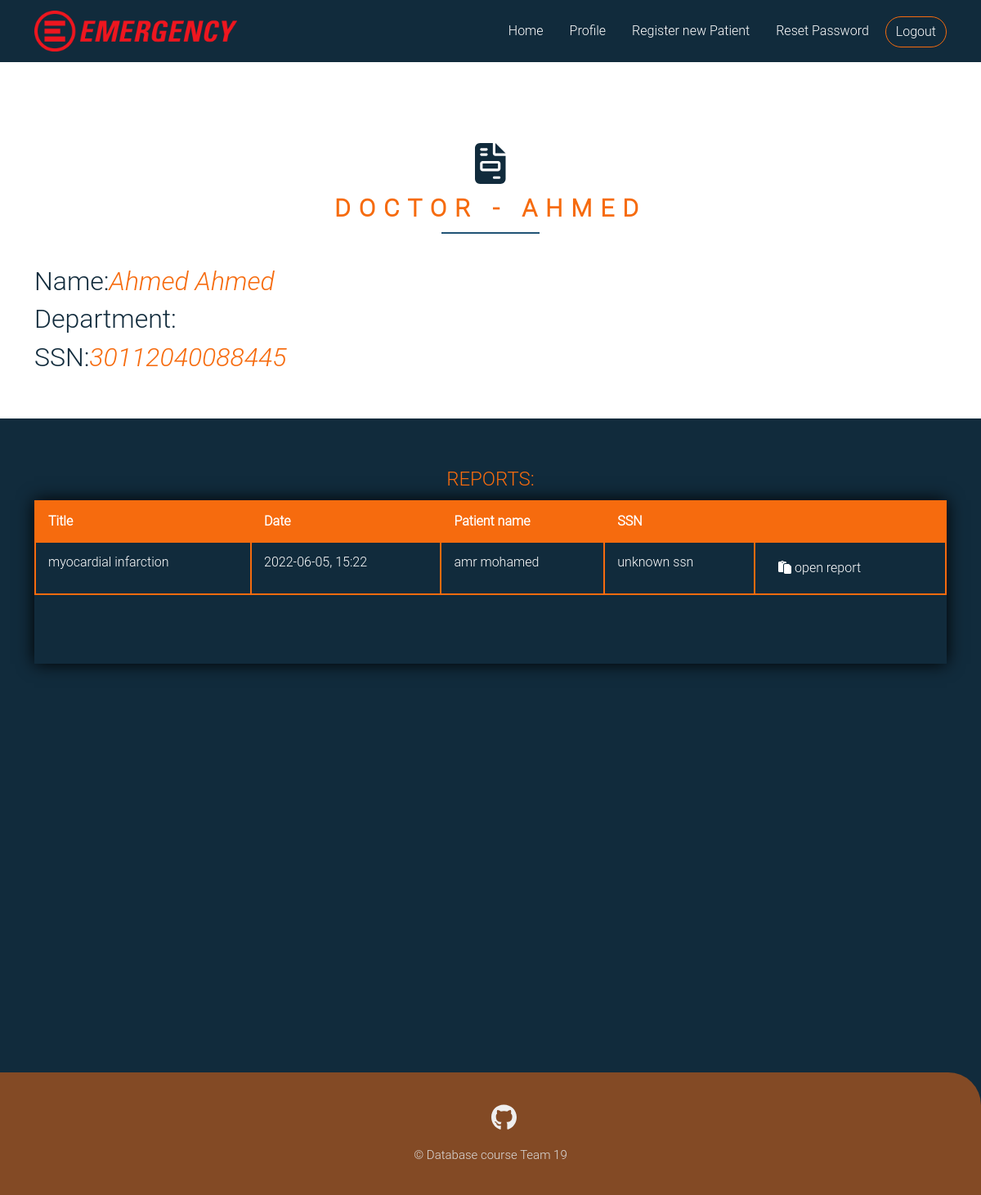
Screenshot of /profile/1 (signed in) with the database file from the repository.
### emergencydebartment/models.py (models this page shows, shortened)
class User(db.Model, UserMixin):
    __tablename__ = 'user_table'
    id = db.Column(db.Integer, primary_key=True)
    ssn = db.Column(db.Integer, unique=True,nullable=False)
    Fname = db.Column(db.String(20),nullable=False)
    Sname = db.Column(db.String(20))
    Lname = db.Column(db.String(20),nullable=False)
    gender = db.Column(db.String(6),nullable=False)
    phone = db.Column(db.String(11), default='Unknown')
    address = db.Column(db.String(70), default='Unknown')
    birth_date = db.Column(db.DateTime,nullable=False)
    user_role = db.Column(db.String(15), nullable=False, default='Patient')
    password = db.Column(db.String(61),nullable=False)

class Report(db.Model):
    id = db.Column(db.Integer, primary_key=True)
    patient_id = db.Column(db.Integer, db.ForeignKey('patient.id'),nullable = False, default=99999999999999)
    doctor_id =  db.Column(db.Integer, db.ForeignKey('doctor.id'),nullable = False)
    patient_ssn = db.Column(db.Integer,nullable=False, default=99999999999999)
    date =  db.Column(db.DateTime, default = datetime.utcnow)
    title = db.Column(db.String(50),nullable = False )
    condition = db.Column(db.String(300))
    urgency = db.Column(db.String(7))
    treatment = db.Column(db.String(100))
    recommendation = db.Column(db.String(100))
    images = db.relationship('Images',  backref='Report', lazy=True, foreign_keys = 'Images.report_id')

### emergencydebartment/routes.py (the view)
@app.route("/profile/<int:doctor_id>")
@login_required(role = 'Doctor')
def profile(doctor_id):
    doctor = Doctor.query.get_or_404(doctor_id)
    reports = doctor.examination
    patients_names_list = list()
    for report in reports:
        if report.patient_id != 99999999999999:patients_names_list.append(Patient.query.get(report.patient_id).Fname + " "+Patient.query.get(report.patient_id).Lname )
        else:patients_names_list.append('unkown patient')
    print(patients_names_list)
    return render_template('profile.html', doctor= doctor, reports_names= list(zip(reports, patients_names_list)))

### emergencydebartment/models.py (called while the page is built)
@login_manager.user_loader
def load_user(user_id):
    return User.query.get(int(user_id))

### emergencydebartment/routes.py (called while the page is built)
def login_required(role="ANY"):
    def wrapper(fn):
        @wraps(fn)
        def decorated_view(*args, **kwargs):
            if not current_user.is_authenticated:
              return login_manager.unauthorized()
            if current_user.user_role != 'Admin':
                if ((current_user.user_role != role) and (role != "ANY")):
                    return login_manager.unauthorized()
            return fn(*args, **kwargs)
        return decorated_view
    return wrapper

### emergencydebartment/templates/profile.html (shortened to what this page needs)
{% extends "layout.html" %}
{% block content %}
        <section class="services pt-5 pb-5">
            <div class="container">
              <div class="main-title mt-5 mb-5 position-relative text-center">
                <h1 class="serv-icon mb-0">
                  <i class="fas fa-file-invoice align-items-center"></i>
                </h1>
                <p class="title ">Doctor - {{doctor.Fname}}</p>
              </div>
                <div class="textblue">
                    <h2>Name:<i class="textgold">{{ doctor.Fname }} {{ doctor.Lname }}</i></h2>
                    <h2>Department: </h2>
                    <h2>SSN:<i class="textgold">{{doctor.ssn}}</i></h2>
                </div>
            </div>
        </section>
        <div class="container">
            <legend class="textgold text-uppercase"> reports:</legend>
            {% if not reports_names %}
            <div class="box backwhite">
                There is no reports to show for {{ doctor.Fname }}  {{ doctor.Lname }}
            </div>
            {% else %}
            <div class="content-table ">
                <div class="scrollme">
                    <table class="table table-bordered table-responsive">
                        <thead>
                            <tr >
                                <th scope="col">Title</th>
                                <th scope="col">Date</th>
                                <th scope="col">Patient name</th>
                                <th scope="col">SSN</th>
                                <th scope="col"></th>
                            </tr>
                        </thead>
                        <tbody>
                        {% for report, name in reports_names %}
                            <tr>
                                <td>{{report.title}}</td>
                                <td>{{report.date.strftime("%Y-%m-%d, %H:%M")}}</td>
                                <td>{{name}}</td>
                                <td>{% if report.patient_ssn != 99999999999999 %}
                                    <a href="{{ url_for('search_patient' , patient_ssn = report.patient_ssn)}}" class="stretched-link">
                                    {{report.patient_ssn}}</a>
                                        {% else %}
                                    unknown ssn
                                    {% endif %}
                                    </td>
                                    <td><a class="calling_btn btn rounded-pill main-btn " style="color:white ;" href="{{ url_for('report' , report_id = report.id)}} "> <i class="fa-solid fa-paste"></i> open report</a></a></td>
                            </tr>
                            {% endfor %}
                        </tbody>
                    </table>
                </div>
            </div>
            {% endif %}
        </div>
{% endblock %}

### emergencydebartment/static/styles/style.css (style rules this page uses)
:root { --blue-color: #112B3C; --orange-color:#F66B0E; --blue-off-color:#205375; --white-off-color:#EFEFEF; --gray-color:#DDDDDD; }
body { font-family: 'Roboto Light',sans-serif; background-color: var(--blue-color); }
.textgold { color: #f66b0e; }
.services { background:white; margin-bottom: 0; }
.services .serv-icon { color: var(--blue-color); font-size: 50px; }
.services .title { text-transform: uppercase; letter-spacing: 10px; color: var(--orange-color); font-weight: bolder; font-size: 30px; }
.main-title::after { content: ""; width: 120px; height: 2px; background-color:var(--blue-off-color); position: absolute; bottom: -10px; left: 50%; transform: translateX(-50%) translateY(-50%); }
legend { margin-top: 5%; color: white; text-align: center; }
.textblue { color: #112B3C; }

### emergencydebartment/static/styles/table.css (style rules this page uses)
.content-table { border-collapse: collapse; margin: 25px 0; min-width: 400px; max-width: 1400px; min-height: 200px; box-shadow: 0 0 20px rgb(0, 0, 0.15); }
.content-table thead tr { background-color: #f66b0e; color: white; text-align: left; font-weight: bold; border: 2px solid #f66b0e; }
.content-table th, .content-table td { padding: 12px 15px; color: white; border: 2px solid #f66b0e; }

### emergencydebartment/static/styles/login.css (style rules this page uses)
:root { --blue-color: #112B3C; --orange-color:#F66B0E; --blue-off-color:#205375; --white-off-color:#EFEFEF; --gray-color:#DDDDDD; }
html, body { height: 100%; font-family: 'Roboto Light',sans-serif; background-color: var(--blue-color); }

### rows the page displays
User: Fname "AHMED", Fname "Ahmed", Lname "Ahmed", ssn "30112040088445"
Report: title "myocardial infarction", date "2022-06-05, 15:22", name "amr mohamed", patient_ssn "unknown ssn"
